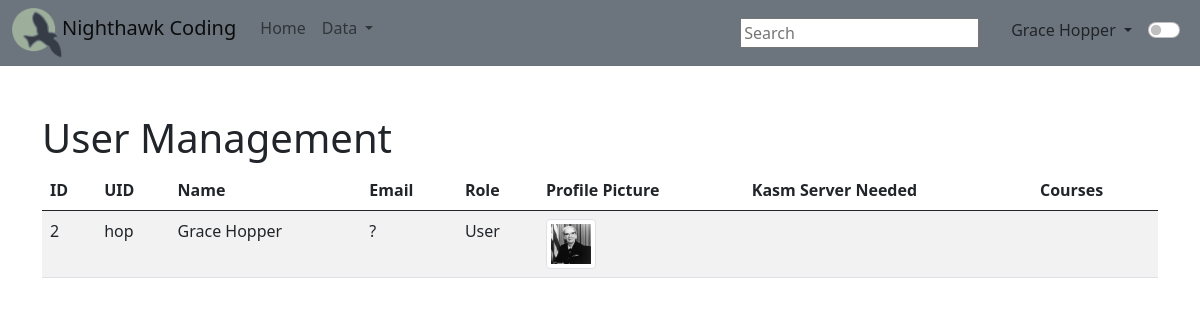
The page /users/table2 (signed in) on the database its author committed.
### model/user.py (models this page shows, shortened)
class User(db.Model, UserMixin):
    __tablename__ = 'users'
    id = db.Column(db.Integer, primary_key=True)
    _name = db.Column(db.String(255), unique=False, nullable=False)
    _uid = db.Column(db.String(255), unique=True, nullable=False)
    _email = db.Column(db.String(255), unique=False, nullable=False)
    _password = db.Column(db.String(255), unique=False, nullable=False)
    _role = db.Column(db.String(20), default="User", nullable=False)
    _pfp = db.Column(db.String(255), unique=False, nullable=True)
    posts = db.relationship('Post', backref='author', lazy=True)
    moderated_groups = db.relationship('Group', backref='moderator', lazy=True)
    @property
    def is_authenticated(self):
        return True
    @property
    def email(self):
        return self._email
    @property
    def name(self):
        return self._name
    @property
    def uid(self):
        return self._uid
    @property
    def role(self):
        return self._role
    @property
    def pfp(self):
        return self._pfp

### main.py (the view)
@app.route('/users/table2')
@login_required
def u2table():
    users = User.query.all()
    return render_template("u2table.html", user_data=users)

### main.py (called while the page is built)
@login_manager.user_loader
def load_user(user_id):
    return User.query.get(int(user_id))

@app.context_processor
def inject_user():
    return dict(current_user=current_user)

### templates/u2table.html (shortened to what this page needs)
{% extends "layouts/base.html" %}
{% block body %}
<div class="container mt-5">
    <h1>User Management</h1>
    <table class="table table-striped" id="userTable">
        <thead>
            <tr>
                <th>ID</th>
                <th>UID</th>
                <th>Name</th>
                <th>Email</th>
                <th>Role</th>
                <th>Profile Picture</th>
                <th>Kasm Server Needed</th>
                <th>Courses</th>
            </tr>
        </thead>
        <tbody>
            {% for user in user_data %}
            {% if user.id == current_user.id or current_user.role == 'Admin' %}
            <tr>
                <td>{{ user.id }}</td>
                <td>{{ user.uid }}</td>
                <td>{{ user.name }}</td>
                <td>{{ user.email }}</td>
                <td>{{ user.role }}</td>
                <td>
                    {% if user.pfp %}
                    <img src="{{ url_for('uploaded_file', filename=user.uid + '/' + user.pfp) }}" alt="Profile Picture" class="img-thumbnail" style="width: 50px; height: 50px;">
                    {% else %}
                    <img src="{{ url_for('static', filename='assets/pythondb.png') }}" alt="Default Profile Picture" class="img-thumbnail" style="width: 50px; height: 50px;">
                    {% endif %}
                </td>
                <td id="kasm-{{ user.id }}">{{ user.kasm_server_needed }}</td>
                <td>
                </td>
            </tr>
            {% endif %}
            {% endfor %}
        </tbody>
    </table>
</div>
{% endblock %}

### templates/layouts/navbar.html (shortened to what this page needs)
    <nav class="navbar navbar-expand-lg navbar-light bg-secondary">
        <div class="container-fluid">
            <div class="btn-group">
                <img src="{{ url_for('static', filename='assets/ncs_logo.png') }}" width="50" height="50" class="d-inline-block align-center" alt="">
                <a class="navbar-brand" href="https://csp.nighthawkcodingsociety.com/">{{basename}}</a>
                <div class="navbar-nav">
                    <a class="nav-link" href={{ url_for('index') }}>Home</a>
                    <div class="nav-item dropdown">
                        <a class="nav-link dropdown-toggle" href="#" id="navbarDarkDropdownMenuLink" role="button" data-bs-toggle="dropdown" aria-expanded="false">
                          Data
                        </a>
                    </div>
                </div>
            </div>
            <div class="btn-group">
                <div class="px-3" style="height:30px;">
                    <input id="search" type="search" placeholder="Search" aria-label="Search">
                </div>
                {% if current_user.is_authenticated %}
                    <div class="dropdown px-3">
                        <span class="dropdown-toggle link-dark" href="#" role="button" data-bs-toggle="dropdown" aria-expanded="false">
                            {{ current_user.name }}
                        </span>
                    </div>
                {% else %}
                    <a href="{{ url_for('login') }}" class="px-3 link-dark">Login</a>
                {% endif %}
                <div class="form-check form-switch">
                    <input type="checkbox" onclick="darkFunction()" class="form-check-input link-dark" id="darkSwitch">
                </div>
            </div>
        </div>
    </nav>

### templates/layouts/base.html (style rules this page uses)
.navbar { position: static; z-index: 9999; }

### rows shown on the page
User: name "Grace Hopper", id "2", uid "hop", email "?", role "User", _uid+_pfp (picture)

### other values the page prints
{{ basename }} "Nighthawk Coding"
